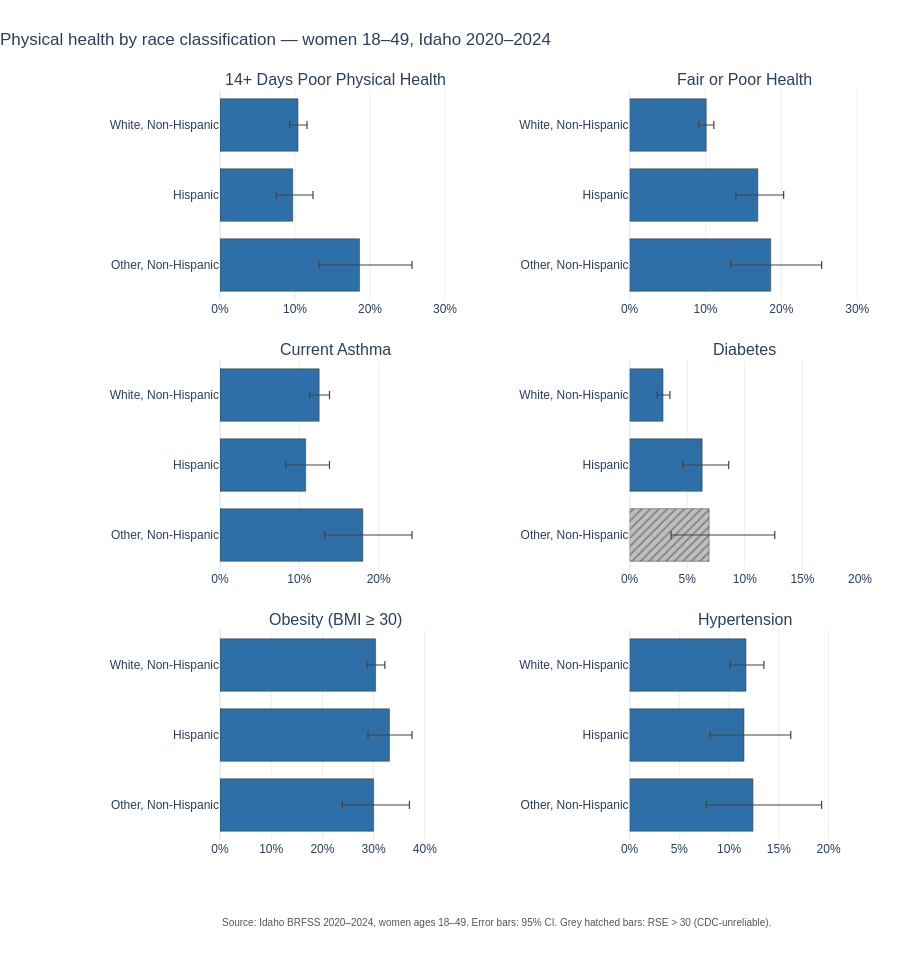

Source (notebook cell):
### Markdown cell above
## A5. By race classification

### Code cell
small_multiples(
    df, metrics=PHYS_METRICS,
    group_col='Group', group_order=RACE_ORDER,
    filters={'Category': 'Race Classification', 'Region': 'Statewide'},
    title='Physical health by race classification \u2014 women 18\u201349, Idaho 2020\u20132024',
).show()

### Figure 1 — Plotly figure (JSON) as saved in the notebook; plotly's stock layout.template omitted (floating-point values rounded to 4 significant figures)
{"data": [{"customdata": ["<b>White, Non-Hispanic</b><br>10.4% (95% CI 9.3–11.6)<br>n = 4726, RSE = 6", "<b>Hispanic</b><br>9.7% (95% CI 7.5–12.4)<br>n = 843, RSE = 13", "<b>Other, Non-Hispanic</b><br>18.6% (95% CI 13.2–25.6)<br>n = 331, RSE = 17"], "error_x": {"array": [1.2, 2.7, 7], "arrayminus": [1.1, 2.2, 5.4], "color": "#444", "symmetric": false, "thickness": 1.2, "type": "data", "width": 4}, "hovertemplate": "%{customdata}<extra></extra>", "marker": {"color": ["#2e6fa7", "#2e6fa7", "#2e6fa7"], "line": {"color": "#333", "width": 0.5}, "pattern": {"shape": ["", "", ""], "size": 6, "solidity": 0.3}}, "orientation": "h", "showlegend": false, "type": "bar", "x": [10.4, 9.7, 18.6], "xaxis": "x", "y": ["White, Non-Hispanic", "Hispanic", "Other, Non-Hispanic"], "yaxis": "y"}, {"customdata": ["<b>White, Non-Hispanic</b><br>10.1% (95% CI 9.1–11.1)<br>n = 4792, RSE = 5", "<b>Hispanic</b><br>16.9% (95% CI 14.0–20.3)<br>n = 865, RSE = 9", "<b>Other, Non-Hispanic</b><br>18.6% (95% CI 13.3–25.3)<br>n = 346, RSE = 16"], "error_x": {"array": [1, 3.4, 6.7], "arrayminus": [1, 2.9, 5.3], "color": "#444", "symmetric": false, "thickness": 1.2, "type": "data", "width": 4}, "hovertemplate": "%{customdata}<extra></extra>", "marker": {"color": ["#2e6fa7", "#2e6fa7", "#2e6fa7"], "line": {"color": "#333", "width": 0.5}, "pattern": {"shape": ["", "", ""], "size": 6, "solidity": 0.3}}, "orientation": "h", "showlegend": false, "type": "bar", "x": [10.1, 16.9, 18.6], "xaxis": "x2", "y": ["White, Non-Hispanic", "Hispanic", "Other, Non-Hispanic"], "yaxis": "y2"}, {"customdata": ["<b>White, Non-Hispanic</b><br>12.5% (95% CI 11.3–13.8)<br>n = 4757, RSE = 5", "<b>Hispanic</b><br>10.8% (95% CI 8.3–13.8)<br>n = 861, RSE = 13", "<b>Other, Non-Hispanic</b><br>18.0% (95% CI 13.2–24.2)<br>n = 343, RSE = 16"], "error_x": {"array": [1.3, 3, 6.2], "arrayminus": [1.2, 2.5, 4.8], "color": "#444", "symmetric": false, "thickness": 1.2, "type": "data", "width": 4}, "hovertemplate": "%{customdata}<extra></extra>", "marker": {"color": ["#2e6fa7", "#2e6fa7", "#2e6fa7"], "line": {"color": "#333", "width": 0.5}, "pattern": {"shape": ["", "", ""], "size": 6, "solidity": 0.3}}, "orientation": "h", "showlegend": false, "type": "bar", "x": [12.5, 10.8, 18.0], "xaxis": "x3", "y": ["White, Non-Hispanic", "Hispanic", "Other, Non-Hispanic"], "yaxis": "y3"}, {"customdata": ["<b>White, Non-Hispanic</b><br>2.9% (95% CI 2.4–3.5)<br>n = 4799, RSE = 10", "<b>Hispanic</b><br>6.3% (95% CI 4.6–8.6)<br>n = 862, RSE = 16", "<b>Other, Non-Hispanic</b><br>6.9% (95% CI 3.6–12.6)<br>n = 345, RSE = 32 <b>*UNRELIABLE (RSE>30)*</b>"], "error_x": {"array": [0.6, 2.3, 5.7], "arrayminus": [0.5, 1.7, 3.3], "color": "#444", "symmetric": false, "thickness": 1.2, "type": "data", "width": 4}, "hovertemplate": "%{customdata}<extra></extra>", "marker": {"color": ["#2e6fa7", "#2e6fa7", "#bfbfbf"], "line": {"color": "#333", "width": 0.5}, "pattern": {"shape": ["", "", "/"], "size": 6, "solidity": 0.3}}, "orientation": "h", "showlegend": false, "type": "bar", "x": [2.9, 6.3, 6.9], "xaxis": "x4", "y": ["White, Non-Hispanic", "Hispanic", "Other, Non-Hispanic"], "yaxis": "y4"}, {"customdata": ["<b>White, Non-Hispanic</b><br>30.4% (95% CI 28.7–32.2)<br>n = 4297, RSE = 3", "<b>Hispanic</b><br>33.1% (95% CI 28.9–37.5)<br>n = 682, RSE = 7", "<b>Other, Non-Hispanic</b><br>30.0% (95% CI 23.9–37.0)<br>n = 301, RSE = 11"], "error_x": {"array": [1.8, 4.4, 7], "arrayminus": [1.7, 4.2, 6.1], "color": "#444", "symmetric": false, "thickness": 1.2, "type": "data", "width": 4}, "hovertemplate": "%{customdata}<extra></extra>", "marker": {"color": ["#2e6fa7", "#2e6fa7", "#2e6fa7"], "line": {"color": "#333", "width": 0.5}, "pattern": {"shape": ["", "", ""], "size": 6, "solidity": 0.3}}, "orientation": "h", "showlegend": false, "type": "bar", "x": [30.4, 33.1, 30.0], "xaxis": "x5", "y": ["White, Non-Hispanic", "Hispanic", "Other, Non-Hispanic"], "yaxis": "y5"}, {"customdata": ["<b>White, Non-Hispanic</b><br>11.7% (95% CI 10.1–13.5)<br>n = 2188, RSE = 7", "<b>Hispanic</b><br>11.5% (95% CI 8.1–16.2)<br>n = 385, RSE = 18", "<b>Other, Non-Hispanic</b><br>12.4% (95% CI 7.7–19.3)<br>n = 154, RSE = 23"], "error_x": {"array": [1.8, 4.7, 6.9], "arrayminus": [1.6, 3.4, 4.7], "color": "#444", "symmetric": false, "thickness": 1.2, "type": "data", "width": 4}, "hovertemplate": "%{customdata}<extra></extra>", "marker": {"color": ["#2e6fa7", "#2e6fa7", "#2e6fa7"], "line": {"color": "#333", "width": 0.5}, "pattern": {"shape": ["", "", ""], "size": 6, "solidity": 0.3}}, "orientation": "h", "showlegend": false, "type": "bar", "x": [11.7, 11.5, 12.4], "xaxis": "x6", "y": ["White, Non-Hispanic", "Hispanic", "Other, Non-Hispanic"], "yaxis": "y6"}], "layout": {"annotations": [{"font": {"size": 16}, "showarrow": false, "text": "14+ Days Poor Physical Health", "x": 0.18, "xanchor": "center", "xref": "paper", "y": 1, "yanchor": "bottom", "yref": "paper"}, {"font": {"size": 16}, "showarrow": false, "text": "Fair or Poor Health", "x": 0.82, "xanchor": "center", "xref": "paper", "y": 1, "yanchor": "bottom", "yref": "paper"}, {"font": {"size": 16}, "showarrow": false, "text": "Current Asthma", "x": 0.18, "xanchor": "center", "xref": "paper", "y": 0.64, "yanchor": "bottom", "yref": "paper"}, {"font": {"size": 16}, "showarrow": false, "text": "Diabetes", "x": 0.82, "xanchor": "center", "xref": "paper", "y": 0.64, "yanchor": "bottom", "yref": "paper"}, {"font": {"size": 16}, "showarrow": false, "text": "Obesity (BMI ≥ 30)", "x": 0.18, "xanchor": "center", "xref": "paper", "y": 0.28, "yanchor": "bottom", "yref": "paper"}, {"font": {"size": 16}, "showarrow": false, "text": "Hypertension", "x": 0.82, "xanchor": "center", "xref": "paper", "y": 0.28, "yanchor": "bottom", "yref": "paper"}, {"font": {"color": "#555", "size": 10}, "showarrow": false, "text": "Source: Idaho BRFSS 2020–2024, women ages 18–49. Error bars: 95% CI. Grey hatched bars: RSE > 30 (CDC-unreliable).", "x": 0, "xanchor": "left", "xref": "paper", "y": -0.12, "yref": "paper"}], "bargap": 0.25, "font": {"family": "Helvetica, Arial, sans-serif", "size": 12}, "height": 980, "margin": {"b": 140, "l": 220, "r": 40, "t": 90}, "title": {"text": "Physical health by race classification — women 18–49, Idaho 2020–2024", "x": 0, "xanchor": "left"}, "xaxis": {"anchor": "y", "domain": [0, 0.36], "gridcolor": "#eee", "range": [0, 30.72], "ticksuffix": "%"}, "xaxis2": {"anchor": "y2", "domain": [0.64, 1], "gridcolor": "#eee", "range": [0, 30.36], "ticksuffix": "%"}, "xaxis3": {"anchor": "y3", "domain": [0, 0.36], "gridcolor": "#eee", "range": [0, 29.04], "ticksuffix": "%"}, "xaxis4": {"anchor": "y4", "domain": [0.64, 1], "gridcolor": "#eee", "range": [0, 20], "ticksuffix": "%"}, "xaxis5": {"anchor": "y5", "domain": [0, 0.36], "gridcolor": "#eee", "range": [0, 45], "ticksuffix": "%"}, "xaxis6": {"anchor": "y6", "domain": [0.64, 1], "gridcolor": "#eee", "range": [0, 23.16], "ticksuffix": "%"}, "yaxis": {"anchor": "x", "autorange": "reversed", "categoryarray": ["White, Non-Hispanic", "Hispanic", "Other, Non-Hispanic"], "categoryorder": "array", "domain": [0.72, 1]}, "yaxis2": {"anchor": "x2", "autorange": "reversed", "categoryarray": ["White, Non-Hispanic", "Hispanic", "Other, Non-Hispanic"], "categoryorder": "array", "domain": [0.72, 1]}, "yaxis3": {"anchor": "x3", "autorange": "reversed", "categoryarray": ["White, Non-Hispanic", "Hispanic", "Other, Non-Hispanic"], "categoryorder": "array", "domain": [0.36, 0.64]}, "yaxis4": {"anchor": "x4", "autorange": "reversed", "categoryarray": ["White, Non-Hispanic", "Hispanic", "Other, Non-Hispanic"], "categoryorder": "array", "domain": [0.36, 0.64]}, "yaxis5": {"anchor": "x5", "autorange": "reversed", "categoryarray": ["White, Non-Hispanic", "Hispanic", "Other, Non-Hispanic"], "categoryorder": "array", "domain": [0, 0.28]}, "yaxis6": {"anchor": "x6", "autorange": "reversed", "categoryarray": ["White, Non-Hispanic", "Hispanic", "Other, Non-Hispanic"], "categoryorder": "array", "domain": [0, 0.28]}}}
